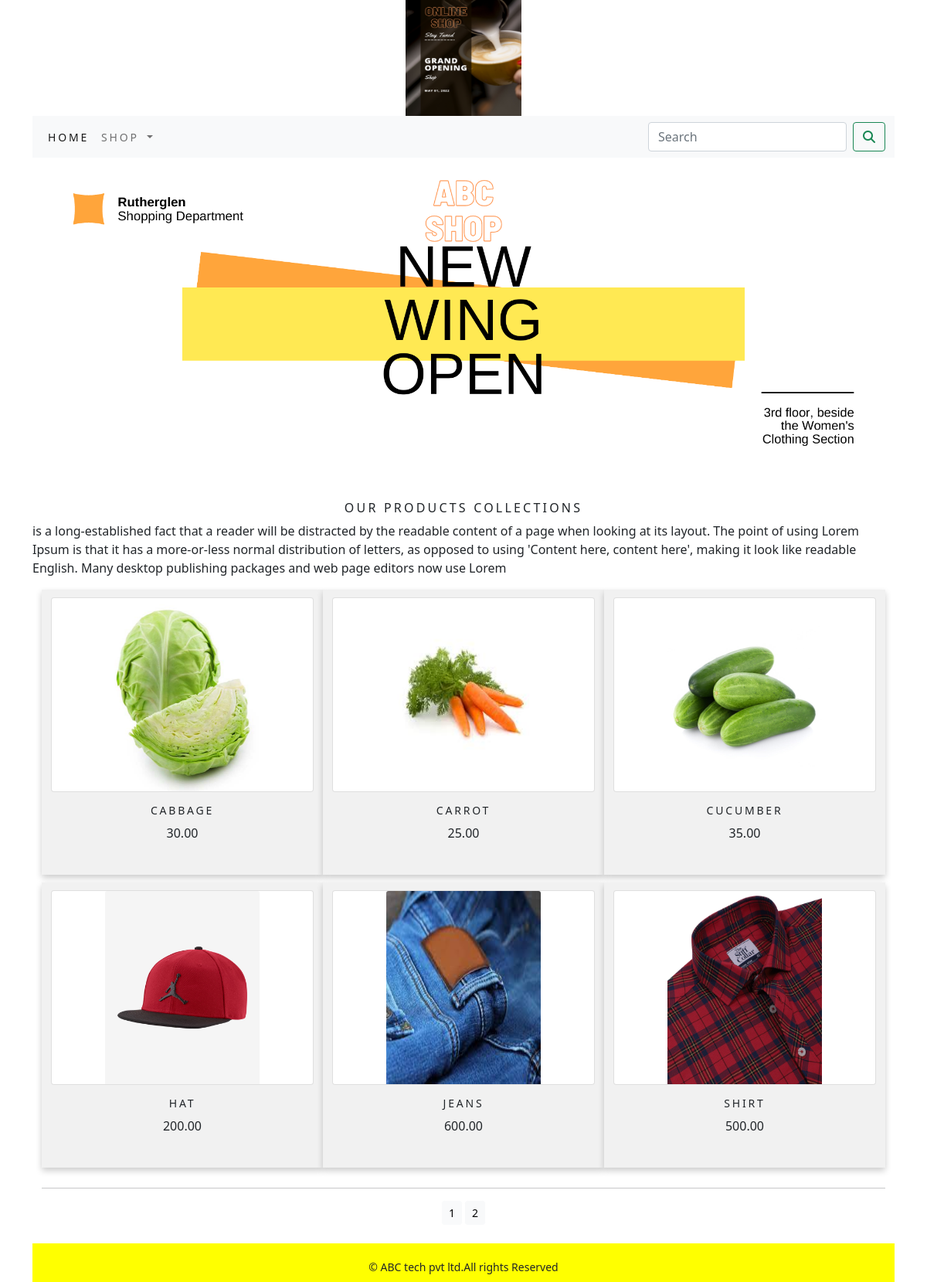
The app's page /shop/ with its own data.
### shop/models.py (models this page shows, shortened)
class Product(models.Model):
    name = models.CharField(max_length=250, unique=True)
    slug = models.SlugField(max_length=250, unique=True)
    description = models.TextField(blank=True)
    price = models.DecimalField(max_digits=10, decimal_places=2)
    category = models.ForeignKey(Category, on_delete=models.CASCADE)
    image = models.ImageField(upload_to='product', blank=True)
    stock = models.IntegerField()
    available = models.BooleanField(default=True)
    created = models.DateTimeField(auto_now_add=True)
    updated = models.DateTimeField(auto_now=True)
    def get_url(self):
        return reverse('shop:prodCatdetail',args=[self.category.slug,self.slug])
    class Meta:
        ordering = ('name',)
        verbose_name = 'product'
        verbose_name_plural = 'products'

### shop/views.py (the view)
# urls.py: path('', views.allProdCat, name='allProdCat'),
def allProdCat(request, c_slug=None):
    c_page = None
    products_list = None
    if c_slug != None:
        c_page = get_object_or_404(Category, slug=c_slug)
        products_list = Product.objects.all().filter(category=c_page, available=True)
    else:
        products_list = Product.objects.all().filter(available=True)
    paginator = Paginator(products_list, 6)
    try:
        page = int(request.GET.get('page', '1'))
    except:
        page = 1
    try:
        products = paginator.page(page)
    except (EmptyPage, InvalidPage):
        products = paginator.page(paginator.num_pages)
    return render(request, "category.html", {'category': c_page, 'products': products})

### cart/context_processors.py (called while the page is built)
def counter(request):
    item_count=0
    if 'admin' in request.path:
        return {}
    else:
        try:
            cart=Cart.objects.filter(cart_id=_cart_id(request))
            cart_items=CartItem.objects.all().filter(cart=cart[:1])
            for cart_item in cart_items:
                item_count += cart_item.quantity
        except Cart.DoesNotExist:
            item_count = 0
    return dict(item_count=item_count)

### cart/views.py (called while the page is built)
def _cart_id(request):
    cart = request.session.session_key
    if not cart:
        cart = request.session.create()
    return cart

### shop/context_processors.py (called while the page is built)
def menu_links(request):
    links = Category.objects.all()
    return dict(links=links)

### shop/models.py (called while the page is built)
    def get_url(self):
        return reverse('shop:products_by_category', args=[self.slug])

### templates/category.html (shortened to what this page needs)
{% extends 'base.html' %}
{% load static %}
{% block content %}
    <div class="mx-auto">
        {% if category %}
        <img class="my_image" src="{{category.image.url}}" alt="{{category.name}}" width="150px;" height="150px;" >
    </div>
<br>
<div>
    <h1 class="text-center  my_title" >{{category.name}}</h1>
    <p class="text-justify">{{category.description}}</p>
</div>
{% else %}
<div>
<img class="my_image  my_image_padding" src="{% static 'img/banner.png' %}" alt="our products" width="1500px;" height="500px;">
</div>
<br>
<div>
    <h1 class="text-center my_title">our products collections</h1>
    <p class="text-justify"> is a long-established fact that a reader will be distracted by the readable content of a page when looking at its layout. The point of using Lorem Ipsum is that it has a more-or-less normal distribution of letters, as opposed to using 'Content here, content here', making it look like readable English. Many desktop publishing packages and web page editors now use Lorem</p>
</div>
{% endif %}
<div class="container">
    <div class="row mx-auto">
        {% for product in products.object_list %}
        <div class="my_bottom_margin  col-9 col-sm-12 col-md-4  col-lg-4">
            <div class="card text-center" style="min-width:18rem;">
                <a href="{{product.get_url}} "><img class="card-img-top my_image" src="{{product.image.url}}"  alt="{{product.name}}" style='width:200px; height:250px;'></a>
            </div>
            <div class="card-body">
                <h4>{{product.name}}</h4>
                <p>{{product.price}}</p>
            </div>
        </div>
        {% endfor %}
    </div>
    <div class="mx_auto">
        {% if products.paginator.num_pages > 1 %}
        <hr>
        <div class="text-center">
            {% for pg in products.paginator.page_range %}
                <a href="?page={{pg}}" class="btn btn-light btn-sm {% if products.number == pg %} active {% endif %}">{{pg}}</a>
            {% endfor %}
        </div>
        {% endif %}
    </div>
    <br>
</div>
    {% endblock %}

### templates/base.html (shortened to what this page needs)
{% load static %}
<!DOCTYPE html>
<html lang="en">
<head>
    <link rel="stylesheet" href="{% static 'css/custom.css' %}">
        <link href="{% static 'css/bootstrap.min.css' %}" rel="stylesheet" >
</head>
<body>
<div class="container">
{% include 'header.html' %}
{% include 'navbar.html' %}
{% block content %}
{% endblock %}
</div>
{% include 'footer.html' %}
</body>
</html>

### templates/header.html
{% load static %}
<header>
    <center>
        <a href="{% url 'shop:allProdCat' %}"> <img src="{% static 'img/logo.png' %}" alt="logimage" width=150px;" height="150px;"></a>
    </center>
</header>

### templates/navbar.html (shortened to what this page needs)
<nav class="navbar navbar-expand-lg navbar-light bg-light">
  <div class="container-fluid">
    <div class="collapse navbar-collapse" id="navbarSupportedContent">
      <ul class="navbar-nav me-auto mb-2 mb-lg-0">
        <li class="nav-item">
          <a class="nav-link active" aria-current="page" href="#">Home</a>
        </li>
        <li class="nav-item dropdown {% if 'shop in request.path' %} active {% endif %}">
          <a class="nav-link dropdown-toggle" href="#" id="navbarDropdown" role="button" data-bs-toggle="dropdown" aria-expanded="false">
           Shop
          </a>
        </li>
      </ul>
      <form class="d-flex" action="{% url 'search_app:SearchResults' %}" method="get" >
        <input class="form-control me-2" type="search" placeholder="Search" name="q" aria-label="Search">
        <button class="btn btn-outline-success" type="submit"><i class="fa fa-search" ></i></button>
      </form>
    </div>
  </div>
</nav>

### templates/footer.html
<div class="footer navbar-fixed-bottom  my_footer">
  <p class="text-center"> &copy; ABC tech pvt ltd.All rights Reserved</p>
</div>

### static/css/custom.css (style rules this page uses)
body { font-family: 'Babylonica', cursive; }
.nav-item { letter-spacing : .2em; font-size : 14px; text-transform : uppercase; }
.my_footer { background-color : yellow; height : 50px; }
.my_footer p { padding-top :20px; font-size : 14px; }
.my_image { width:100%; height:auto; }
.my_title { font-size:16px; text-transform:uppercase; letter-spacing:.2em; }
.my_image_padding { padding:5px; }
.my_bottom_margin { margin-bottom:10px; box-shadow: 0 4px 8px 0 rgba(0, 0, 0, 0.2); text-align: center; background-color: #f1f1f1; padding: 10px 16px; }
.card-body h4 { font-size:14px; text-transform:uppercase; letter-spacing:.2em; }

### records on screen
Product: image (picture), name "CABBAGE", price "30.00"
Product: image (picture), name "CARROT", price "25.00"
Product: image (picture), name "CUCUMBER", price "35.00"
Product: image (picture), name "HAT", price "200.00"
Product: image (picture), name "JEANS", price "600.00"
Product: image (picture), name "SHIRT", price "500.00"

### other values on screen
{{ pg }} "1" "2"
